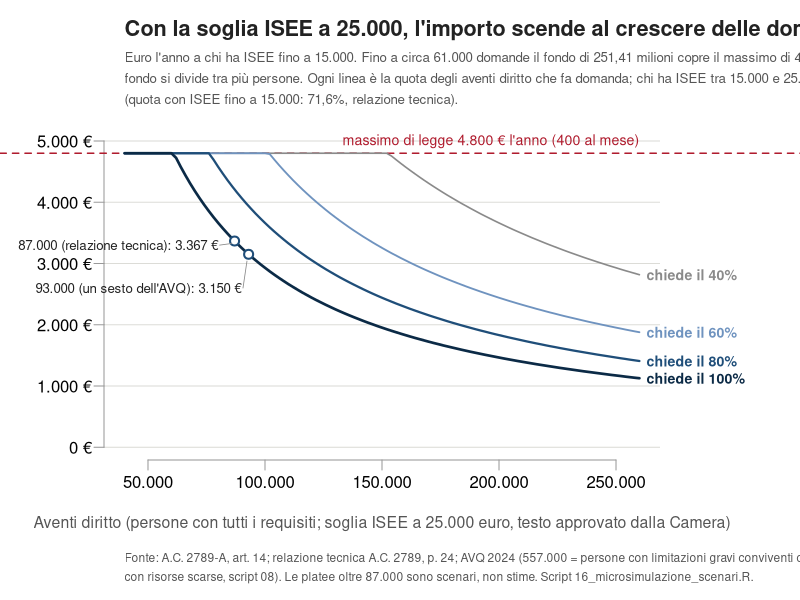
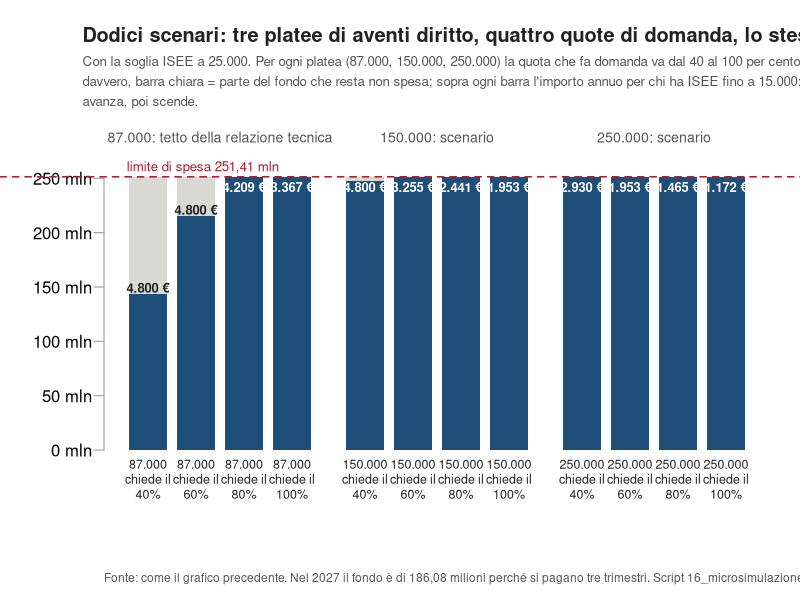

The R script that drew these images, in order:
# =============================================================================
# 16_microsimulazione_scenari.R
# Microsimulazione del contributo ai caregiver (art. 14 A.C. 2789-A) per scenari:
# quanti hanno diritto (platea), quanti fanno domanda (tasso di domanda, cioè
# 1 - non take-up) e quanto riceve ciascuno con il fondo fisso.
# Non usa microdati: parte dai numeri già verificati nel paper (relazione
# tecnica A.C. 2789 p. 24; A.C. 2789-A art. 14; microdati AVQ 2024 elaborati
# dagli script 08-10). È un esercizio per l'orale e per la tesi, non per il paper.
# Uscite: output/grafici/G16a_importo_per_platea_e_domande.png
#         output/grafici/G16b_spesa_per_scenario.png
#         output/tabelle/T21_microsimulazione_scenari.csv
# =============================================================================

TIPO_PNG <- if (Sys.info()[["sysname"]] == "Darwin") "quartz" else "cairo"   # il Mac non ha cairo
SFONDO <- "#f4f4f1"
BLU <- "#1f4e79"; AZZ <- "#6f93bf"; ROSSO <- "#b01c2e"; GRIGIO <- "#8a8a8a"; INK <- "#222222"; MUTED <- "#555555"
it <- function(x, d = 0) format(round(x, d), big.mark = ".", decimal.mark = ",", nsmall = d, trim = TRUE)

# ---- 1. I numeri di partenza (tutti già nel paper) ---------------------------
FONDO      <- 251.41e6   # limite di spesa del contributo dal 2028, art. 14 c. 5 (euro)
MASSIMO    <- 4800       # 1.200 euro a trimestre, art. 14 c. 3 (euro l'anno)
QUOTA_15K  <- 0.7164     # quota con ISEE fino a 15.000 (relazione tecnica, Osservatorio INPS)
COEFF_1525 <- 0.5        # chi ha ISEE tra 15.000 e 25.000 prende in media la metà (ipotesi: ISEE distribuiti in modo uniforme)
# una persona con ISEE 15-25 mila "pesa" come mezzo contributo pieno
PESO_MEDIO <- QUOTA_15K + (1 - QUOTA_15K) * COEFF_1525     # = 0,858 contributi pieni per avente diritto

# Platee (aventi diritto, cioè chi ha tutti i requisiti compreso l'ISEE fino a 25.000)
# 87.000 è il tetto della relazione tecnica con ISEE fino a 25.000 (di cui 62.333 con ISEE fino a 15.000);
# 93.000 è un sesto dei 557.000 dell'AVQ 2024 (stessa ipotesi "un sesto" della relazione tecnica); gli altri sono scenari.
platee <- c(87000, round(557000 / 6), 150000, 250000)
# Tassi di domanda (1 - non take-up). Negli studi sulle prestazioni sociali il
# mancato ricorso va dal 20 al 60 per cento: qui 40, 60, 80 e 100 per cento.
tassi <- c(0.40, 0.60, 0.80, 1.00)

# ---- 2. La simulazione --------------------------------------------------------
simula <- function(platea, tasso) {
  beneficiari   <- platea * tasso                         # chi fa domanda e la ottiene
  pieni_equiv   <- beneficiari * PESO_MEDIO               # in "contributi pieni equivalenti"
  importo_pieno <- min(MASSIMO, FONDO / pieni_equiv)      # euro l'anno per chi ha ISEE fino a 15.000
  spesa         <- importo_pieno * pieni_equiv            # quanto si spende davvero
  data.frame(platea = platea, tasso = tasso, beneficiari = round(beneficiari),
             importo_pieno = round(importo_pieno), mensile = round(importo_pieno / 12),
             importo_isee20 = round(importo_pieno * 0.5),  # chi ha ISEE 20.000 prende la metà
             spesa_mln = round(spesa / 1e6, 1), non_speso_mln = round((FONDO - spesa) / 1e6, 1),
             quota_massimo = round(100 * importo_pieno / MASSIMO))
}
T21 <- do.call(rbind, lapply(platee, function(p) do.call(rbind, lapply(tassi, function(t) simula(p, t)))))
rownames(T21) <- NULL
dir.create("output/tabelle", showWarnings = FALSE, recursive = TRUE)
dir.create("output/grafici", showWarnings = FALSE, recursive = TRUE)
write.csv2(T21, "output/tabelle/T21_microsimulazione_scenari.csv", row.names = FALSE)
print(T21)

# ---- 3. Grafico a: importo annuo per platea, una linea per tasso di domanda ----
griglia <- seq(40000, 260000, by = 2000)
png("output/grafici/G16a_importo_per_platea_e_domande.png", width = 10, height = 6.6, units = "in", res = 240,
    pointsize = 11, type = TIPO_PNG, bg = SFONDO)
par(family = "sans", mar = c(7, 5.2, 5.8, 7), mgp = c(3, 0.6, 0), las = 1, bty = "n", xpd = NA)
plot(NA, xlim = c(40000, 260000), ylim = c(0, 5200), xaxt = "n", yaxt = "n", xlab = "", ylab = "")
par(xpd = FALSE); abline(h = seq(0, 5000, 1000), col = "#dcdcd7"); par(xpd = NA)
axis(1, at = seq(50000, 250000, 50000), labels = it(seq(50000, 250000, 50000)), col = "#999999")
axis(2, at = seq(0, 5000, 1000), labels = paste0(it(seq(0, 5000, 1000)), " €"), col = "#999999")
abline(h = MASSIMO, col = ROSSO, lty = 2, lwd = 1.5)
text(260000, MASSIMO + 130, "massimo di legge 4.800 € l'anno (400 al mese)", adj = c(1, 0), col = ROSSO, cex = 0.85)
colori <- c(GRIGIO, AZZ, BLU, "#0b2a46"); spess <- c(1.6, 1.8, 2.2, 2.6)
for (i in seq_along(tassi)) {
  y <- sapply(griglia, function(p) simula(p, tassi[i])$importo_pieno)
  lines(griglia, y, col = colori[i], lwd = spess[i])
  text(263000, y[length(y)], paste0("chiede il ", tassi[i] * 100, "%"), adj = c(0, 0.5), col = colori[i], cex = 0.85, font = 2)
}
# i tre punti di riferimento con tutti che chiedono
for (p in c(87000, 93000)) {
  y <- simula(p, 1)$importo_pieno
  points(p, y, pch = 21, bg = "white", col = BLU, lwd = 2, cex = 1.2)
  if (p == 87000) { text(80000, 3300, paste0("87.000 (relazione tecnica): ", it(y), " €"), cex = 0.8, col = INK, adj = c(1, 0.5))
                    segments(80600, 3300, p - 1200, y - 40, col = GRIGIO, lwd = 0.8) }
  else            { text(90000, 2600, paste0("93.000 (un sesto dell'AVQ): ", it(y), " €"), cex = 0.8, col = INK, adj = c(1, 0.5))
                    segments(90600, 2600, p - 700, y - 110, col = GRIGIO, lwd = 0.8) }
}
mtext("Aventi diritto (persone con tutti i requisiti; soglia ISEE a 25.000 euro, testo approvato dalla Camera)", side = 1, line = 2.6, col = MUTED, cex = 0.95)
mtext("Con la soglia ISEE a 25.000, l'importo scende al crescere delle domande",
      side = 3, line = 3.8, adj = 0, font = 2, cex = 1.3, col = INK, at = 40000)
sott <- strwrap(paste0("Euro l'anno a chi ha ISEE fino a 15.000. Fino a circa 61.000 domande il fondo di 251,41 milioni copre il massimo di 4.800 euro; oltre, lo stesso fondo si divide tra pi\u00f9 persone. ",
                       "Ogni linea \u00e8 la quota degli aventi diritto che fa domanda; chi ha ISEE tra 15.000 e 25.000 riceve in media la met\u00e0 (quota con ISEE fino a 15.000: 71,6%, relazione tecnica)."), width = 150)
for (k in seq_along(sott)) mtext(sott[k], side = 3, line = 2.5 - (k - 1) * 1.05, adj = 0, cex = 0.8, col = MUTED, at = 40000)
fonte <- strwrap(paste0("Fonte: A.C. 2789-A, art. 14; relazione tecnica A.C. 2789, p. 24; AVQ 2024 (557.000 = persone con limitazioni gravi conviventi con un adulto ",
                        "non occupato in famiglie con risorse scarse, script 08). Le platee oltre 87.000 sono scenari, non stime. Script 16_microsimulazione_scenari.R."), width = 165)
for (k in seq_along(fonte)) mtext(fonte[k], side = 1, line = 4.3 + (k - 1) * 0.95, adj = 0, cex = 0.72, col = MUTED, at = 40000)
dev.off()

# ---- 4. Grafico b: spesa effettiva per scenario, con la parte del fondo non spesa ----
sel <- T21[T21$platea %in% c(87000, 150000, 250000), ]
sel$etic <- paste0(it(sel$platea), "\nchiede il\n", sel$tasso * 100, "%")
png("output/grafici/G16b_spesa_per_scenario.png", width = 10, height = 6.4, units = "in", res = 240,
    pointsize = 11, type = TIPO_PNG, bg = SFONDO)
par(family = "sans", mar = c(7.5, 5.2, 6.2, 1.5), mgp = c(3, 0.6, 0), las = 1, bty = "n", xpd = NA)
b <- barplot(rbind(sel$spesa_mln, sel$non_speso_mln), col = c(BLU, "#d9d9d4"), border = NA, ylim = c(0, 300),
             yaxt = "n", names.arg = rep("", nrow(sel)), space = c(0.6, rep(c(0.25, 0.25, 0.25, 0.9), 2), 0.25, 0.25, 0.25))
axis(2, at = seq(0, 250, 50), labels = paste0(it(seq(0, 250, 50)), " mln"), col = "#999999")
abline(h = FONDO / 1e6, col = ROSSO, lty = 2, lwd = 1.5)
text(b[1] - 0.55, FONDO / 1e6 + 5, "limite di spesa 251,41 mln", adj = c(0, 0), col = ROSSO, cex = 0.8)
text(b, -8, sel$etic, adj = c(0.5, 1), cex = 0.75, col = INK)
text(b, pmin(sel$spesa_mln, 236) + 6, paste0(it(sel$importo_pieno), " €"), cex = 0.78, font = 2, col = ifelse(sel$spesa_mln > 236, "white", INK))
text(mean(b[1:4]), 288, "87.000: tetto della relazione tecnica", cex = 0.85, col = MUTED)
text(mean(b[5:8]), 288, "150.000: scenario", cex = 0.85, col = MUTED)
text(mean(b[9:12]), 288, "250.000: scenario", cex = 0.85, col = MUTED)
mtext("Dodici scenari: tre platee di aventi diritto, quattro quote di domanda, lo stesso fondo di 251 milioni",
      side = 3, line = 3.9, adj = 0, font = 2, cex = 1.2, col = INK, at = -0.6)
sott2 <- strwrap(paste0("Con la soglia ISEE a 25.000. Per ogni platea (87.000, 150.000, 250.000) la quota che fa domanda va dal 40 al 100 per cento. ",
                        "Barra scura = quanto si spende davvero, barra chiara = parte del fondo che resta non spesa; sopra ogni barra l'importo annuo per chi ha ISEE fino a 15.000: ",
                        "resta 4.800 euro finch\u00e9 il fondo avanza, poi scende."), width = 160)
for (k in seq_along(sott2)) mtext(sott2[k], side = 3, line = 2.7 - (k - 1) * 1.0, adj = 0, cex = 0.8, col = MUTED, at = -0.6)
mtext("Fonte: come il grafico precedente. Nel 2027 il fondo è di 186,08 milioni perché si pagano tre trimestri. Script 16_microsimulazione_scenari.R.",
      side = 1, line = 5.8, adj = 0, cex = 0.72, col = MUTED)
dev.off()
cat("Salvati G16a, G16b e T21\n")
